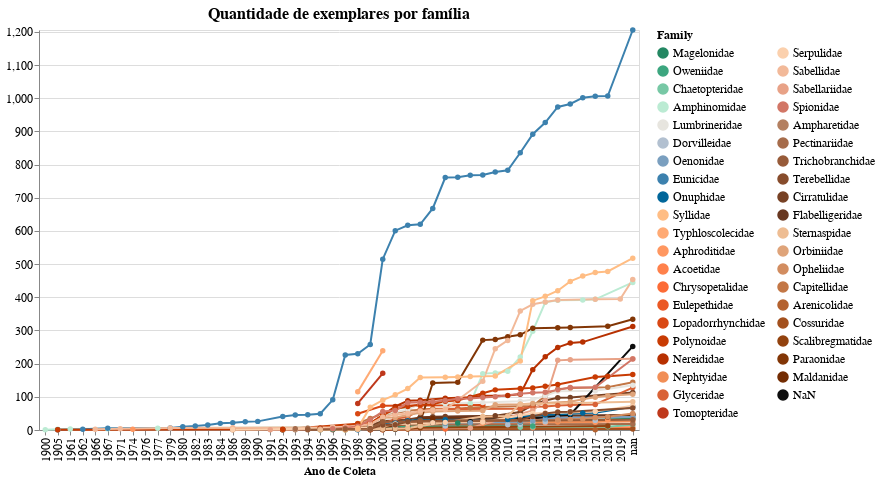

The cell this chart's notebook holds for it:
### Markdown cell above
### Chart: per collected year

### Code cell
## filtering out some families lost while grouping
# familias = [f for f in cores_familia.keys() if f in teste['family'].unique()]
# cores_temp = [cores_familia[f] for f in familias] 

# selector
select_family = alt.selection_multi(fields=['family'], bind='legend')

# aux. variables for encoding fields
x_labels = teste.sort_values('start_year')['start_year'].unique()
# x_labels = [str(y).split('.')[0] for y in x_labels]
y_max = np.ceil(max(teste['cumulative_sum'].unique()))

g1 = alt.Chart(teste, title='Cumulative amount of specimen', 
               width=600, height=400).mark_line(point=True).encode(
    x= alt.X('start_year', type="ordinal", title='Ano de Coleta',
             scale= alt.Scale(domain= x_labels)),
    y= alt.Y('cumulative_sum', title='',
             scale= alt.Scale(domain= [0,y_max]),
             sort=alt.EncodingSortField('counts', op="count", order='descending')),
    color= alt.Color('family:N', title='Family',
                     legend= alt.Legend(columns=2, symbolLimit=50),
                     scale=alt.Scale(domain=list(cores_familia.keys()), range= list(cores_familia.values()))),
    tooltip= alt.Tooltip(['family','start_year','counts', 'cumulative_sum']),
#     opacity= alt.condition(select_family, alt.value(1), alt.value(0))
).add_selection(select_family).transform_filter(select_family)

g1 = g1.configure_title(fontSize=16).configure_axis(
    labelFontSize=12,
    titleFontSize=12
).configure_legend(
    labelFontSize=12,
    titleFontSize=12
)

# g1.save('./graphs/cumCounts/family/evolucao_por_familia.html')
g1

### Figure 1 — Vega-Lite specification as saved in the notebook (floating-point values rounded to 4 significant figures; data arrays with more than 128 entries replaced by an {"elided": "..."} marker saying what was removed)
{"config": {"view": {"continuousWidth": 400, "continuousHeight": 300}, "axis": {"labelFontSize": 12, "titleFontSize": 12}, "legend": {"labelFontSize": 12, "titleFontSize": 12}, "title": {"fontSize": 16}}, "data": {"name": "data-e13435c04ac71735549d8b56057720aa"}, "mark": {"type": "line", "point": true}, "encoding": {"color": {"type": "nominal", "field": "family", "legend": {"columns": 2, "symbolLimit": 50}, "scale": {"domain": ["Magelonidae", "Oweniidae", "Chaetopteridae", "Amphinomidae", "Lumbrineridae", "Dorvilleidae", "Oenonidae", "Eunicidae", "Onuphidae", "Syllidae", "Typhloscolecidae", "Aphroditidae", "Acoetidae", "Chrysopetalidae", "Eulepethidae", "Lopadorrhynchidae", "Polynoidae", "Nereididae", "Nephtyidae", "Glyceridae", "Tomopteridae", "Serpulidae", "Sabellidae", "Sabellariidae", "Spionidae", "Ampharetidae", "Pectinariidae", "Trichobranchidae", "Terebellidae", "Cirratulidae", "Flabelligeridae", "Sternaspidae", "Orbiniidae", "Opheliidae", "Capitellidae", "Arenicolidae", "Cossuridae", "Scalibregmatidae", "Paraonidae", "Maldanidae", "NaN"], "range": ["#238762", "#3CA67F", "#77c8a5", "#bbebd3", "#e7e5df", "#b2c0d0", "#7A9FBF", "#3c81ae", "#00669a", "#ffbd84", "#ffaa74", "#ff9760", "#ff814b", "#fc6b36", "#eb5824", "#d94814", "#c83b03", "#b73000", "#f18e56", "#D96236", "#bf381b", "#fbd0ad", "#f2b999", "#e8a287", "#d27666", "#b48061", "#a66c4b", "#975b39", "#874c2c", "#774124", "#683720", "#eebd93", "#dfa47a", "#d28d60", "#c37746", "#b4622f", "#a3501d", "#92420e", "#823606", "#732c02", "#0D0D0D"]}, "title": "Family"}, "tooltip": [{"type": "nominal", "field": "family"}, {"type": "nominal", "field": "start_year"}, {"type": "quantitative", "field": "counts"}, {"type": "quantitative", "field": "cumulative_sum"}], "x": {"type": "ordinal", "field": "start_year", "scale": {"domain": ["1900", "1905", "1961", "1962", "1966", "1967", "1971", "1974", "1976", "1977", "1979", "1980", "1982", "1983", "1984", "1986", "1989", "1990", "1991", "1992", "1993", "1994", "1995", "1996", "1997", "1998", "1999", "2000", "2001", "2002", "2003", "2004", "2005", "2006", "2007", "2008", "2009", "2010", "2011", "2012", "2013", "2014", "2015", "2016", "2017", "2018", "2019", "nan"]}, "title": "Ano de Coleta"}, "y": {"type": "quantitative", "field": "cumulative_sum", "scale": {"domain": [0, 1206.0]}, "sort": {"field": "counts", "op": "count", "order": "descending"}, "title": ""}}, "height": 400, "selection": {"selector013": {"type": "multi", "fields": ["family"], "bind": "legend"}}, "title": "Quantidade de exemplares por família", "transform": [{"filter": {"selection": "selector013"}}], "width": 600, "$schema": "https://vega.github.io/schema/vega-lite/v4.8.1.json", "datasets": {"data-e13435c04ac71735549d8b56057720aa": {"elided": "600 records"}}}
